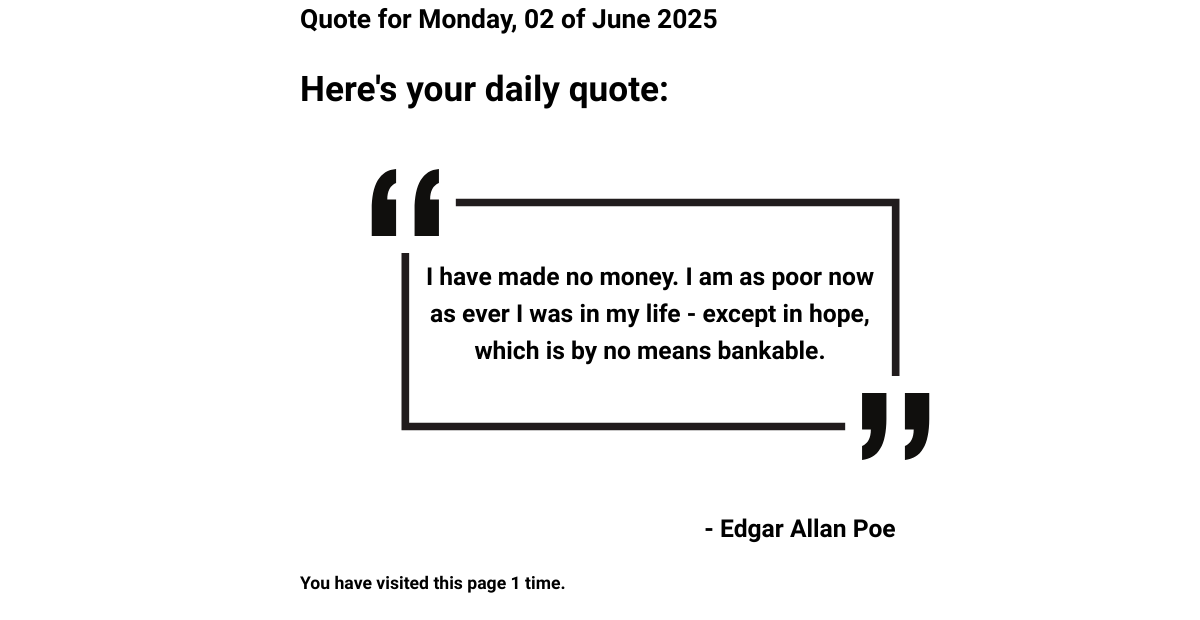
Screenshot of /quotes/daily/ with the database file from the repository.
### quotes/models.py (models this page shows, shortened)
class Quote(models.Model):
    sentence = models.TextField(max_length=300)
    author = models.ForeignKey(Author, on_delete=models.CASCADE)
    likes = models.IntegerField(default=0)
    created_at = models.DateTimeField(auto_now_add=True, null=True)
    updated_at = models.DateTimeField(auto_now=True)
    created_by = models.ForeignKey(User, on_delete=models.DO_NOTHING, null=True)
    MOODS = {
        'love': 'Love',
        'motivational': 'Motivational',
        'analytical': 'Analytical',
        'humble': 'Humble',
        'silly': 'Silly',
    }
    mood = models.CharField(max_length=50, choices=MOODS)
    '''
    def truncate(self):
        words = self.sentence.split()
        chat_limit = 30
        output = []
        for word in words:
            if len(' '.join(output + [word])) > chat_limit:
                break
            output.append(word)
        truncated = ' '.join(output)
        if len(truncated) < len(words):
            truncated += '...'
        return truncated
    '''

class Author(models.Model):
    full_name = models.CharField(max_length=30)
    COUNTRIES= {
        'GER': 'Germany',
        'GBR': 'United Kingdom',
        'USA': 'United States',
        'BRA': 'Brazil',
        'MDE': 'Middle Earth',
        'NAR': 'Narnia',
    }
    nationality = models.CharField(max_length=50, choices=COUNTRIES)
    created_at = models.DateTimeField(auto_now_add=True, null=True)
    updated_at = models.DateTimeField(auto_now=True)
    created_by = models.ForeignKey(User, on_delete=models.DO_NOTHING, null=True)
    def __str__(self):
        return self.full_name

### quotes/views.py (the view)
# urls.py: path('daily/', views.daily_page, name='daily_page'),
def daily_page(request):
    def get_daily_seed(today):
        seed = 0
        for i in str(today):
            if i.isdigit():
                seed += int(i)
        return seed
    num_vis = request.session.get('num_vis', 0)
    num_vis += 1
    request.session['num_vis'] = num_vis
    context = {}
    quote = None
    today = datetime.date.today()
    all_quotes = list(Quote.objects.all())
    if all_quotes:
        seed = get_daily_seed(today) % len(all_quotes)
        quote = all_quotes[seed]
    context['number_of_visits'] = num_vis
    context['quote'] = quote
    context['day'] = today.strftime('%d')
    context['weekday'] = today.strftime('%A')
    context['month'] = today.strftime('%B')
    context['year'] = today.strftime('%Y')
    template = 'quotes/daily_page.html'
    return render(request, template, context)

### quotes/templates/quotes/daily_page.html (shortened to what this page needs)
{% load static %}
<!DOCTYPE html>
<html lang="en-US">
    <head>
        <link rel="stylesheet" href="https://cdnjs.cloudflare.com/ajax/libs/normalize/8.0.1/normalize.min.css">
        <link rel="stylesheet" href="{% static 'quotes/css/daily-page.css' %}">
    </head>
    <body>
        {% block daily_quote %}
        <h2>Quote for {{ weekday }}, {{ day }} of {{ month }} {{ year }}</h2>
        {% if quote %}
            <h1>Here's your daily quote:</h1>
            <section class="quote-section">
                <div class ="quote-box">
                    <img class="markers" src="{% static 'quotes/images/markers.svg' %}" />
                    <p class="quote-text">{{ quote.sentence }}</p>
                </div>
                <div class="signature-box">
                    <img class="signature-rectangle" src="{% static 'quotes/images/signature.png' %}" />
                    <p class="quote-text">- {{ quote.author }}</p>
                </div>
            </section>
        {% else %}
            <p>No quotes available</p>
        {% endif %}
        <p>You have visited this page {{ number_of_visits }} time{{ number_of_visits|pluralize }}.</p>
        {% endblock %}
    </body>
</html>

### quotes/static/quotes/css/daily-page.css (style rules this page uses)
html { box-sizing: border-box; scroll-behavior: smooth; }
*, *:before, *:after { margin: 0; border: 0; box-sizing: inherit; }
body { font-size: 1.1rem; font-family: "Merienda", cursive; font-weight: 600; line-height: 1.5; background: url('/static/quotes/images/bg/ls6.png') no-repeat; background-size: cover; margin:auto; width: 50% }
.quote-section { display: flex; flex-direction: column; align-items: right; width: 700px; margin-right: auto; margin-left: auto; }
.quote-box { display: flex; justify-content: center; align-items: center; text-align: center; }
.markers { position: absolute; width: 625px; height: 325px; }
.quote-text { position: absolute; font-size: 1.4em; max-width: 450px; word-wrap: normal; }
.signature-box { display: flex; justify-content: center; align-items: center; text-align: center; margin-left: auto; margin-right: 0; margin-bottom: auto; margin-top: 0; }
.signature-rectangle { position: relative; width: 400px; height: 80px; top: 5px; left: 20px; }

### rows the page displays
Quote: sentence "I have made no money. I am as poor now as ever I was in my life - except in hope, which is by no means bankable.", author "Edgar Allan Poe"

### other values shown
{{ weekday }} "Monday"
{{ day }} "02"
{{ month }} "June"
{{ year }} "2025"
{{ number_of_visits }} "1"
